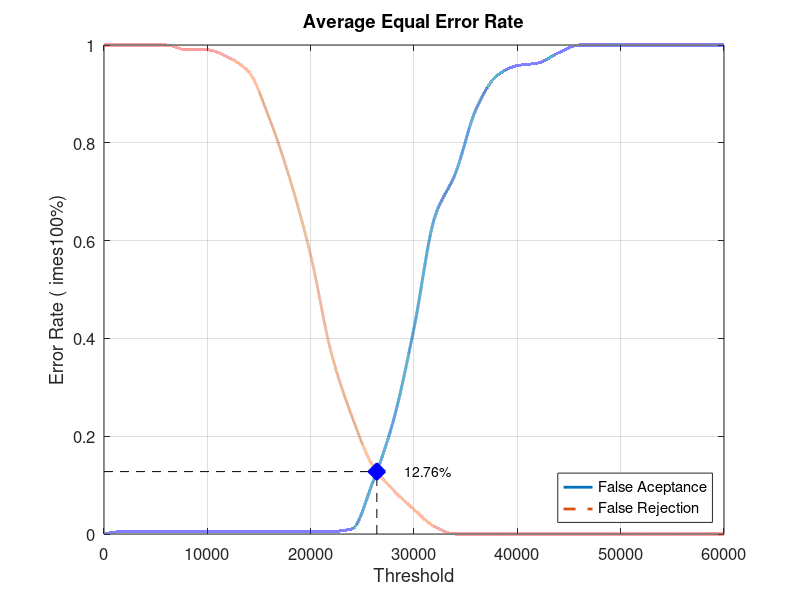
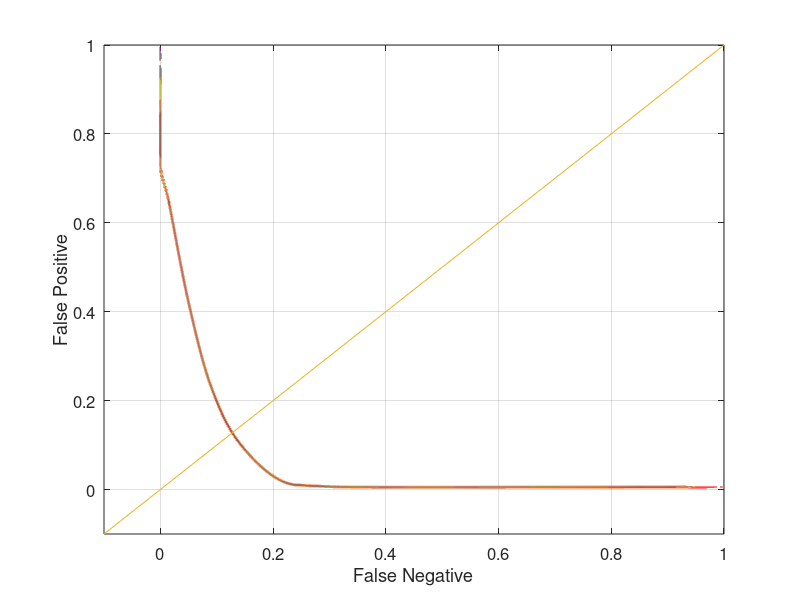

MATLAB code to generate these figures, in order:
close all;
clear;
clc;
x = 0:2000:60000;
xq = 0:0.5:60000;

y0 = [0 0.00526316 0.00526316 0.00526316 0.00526316 0.00526316 0.00526316 0.00526316 0.00526316 0.00526316 0.00526316 0.00526316 0.0105263 0.105263 0.231579 0.421053 0.647368 0.736842 0.868421 0.936842 0.957895 0.963158 0.984211 1 1 1 1 1 1 1 1]
yy0 = interp1(x, y0, xq, 'pchip');
y1 = [1 1 1 1 0.99 0.99 0.975 0.945 0.85 0.725 0.57 0.37 0.24 0.14 0.09 0.05 0.015 0 0 0 0 0 0 0 0 0 0 0 0 0 0]
yy1 = interp1(x, y1, xq, 'pchip');

% Calculating EER: 
y2 = abs(y0 - y1);
find(y2 == min(y2))
yy2 = abs(yy0 - yy1);
xEER = find(yy2 == min(yy2));
xEERIndex = xq(xEER) % X-axis EER
yEER = yy0(xEER) % Y-axis EER

main = figure
plot(xq, yy0,'-','LineWidth', 2);	hold on
plot(xq, yy1,'--','LineWidth', 2);	hold on
plot([xEERIndex xEERIndex], [0 yEER], 'k--');	hold on
plot([0 xEERIndex], [yEER yEER], 'k--');	hold on
plot(xEERIndex, yEER, 'bx', 'LineWidth', 10);	hold on
text(xEERIndex + 10 * xEERIndex / 100, yEER, [num2str(round((10000 * yEER)) / 100) '%'])
legend('False Aceptance', 'False Rejection', 'Location', 'SouthEast')
xlabel('Threshold')
ylabel('Error Rate (	imes100%)')
title('Average Equal Error Rate')
set(gca, 'FontSize', 12)
axis([0 60000 0 1])
grid on

print(main, 'Database1_2Main', '-dpng');
FNRxFPR = figure('Color', [1 1 1]);
plot(yy1, yy0, '-', yy1, yy0, 'LineWidth', 2);
hold on
y = -0.1:0.1:1
plot(y, y); 
set(gca, 'FontSize', 12)
xlabel('False Negative')
ylabel('False Positive')
axis([-0.1 1 -0.1 1])
set(gca, 'FontSize', 12)
grid on

print(FNRxFPR, 'Database1_2FNRxFPR','-dpng');
